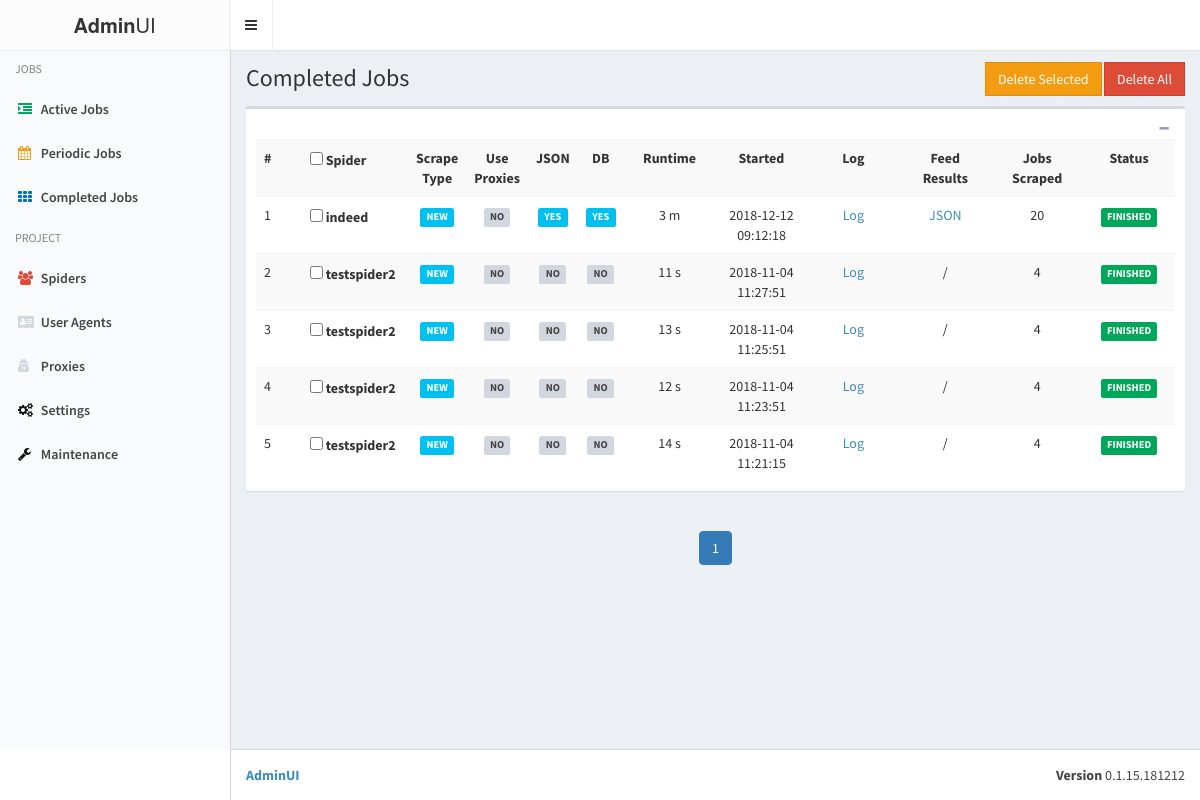
Screenshot of /jobs/completed with the database file from the repository.
### application/webui/models.py (models this page shows)
class BaseTable(Base):
    __abstract__ = True
    id = Column(Integer, primary_key=True)

class Jobs(BaseTable):
    __tablename__ = "jobs"
    task_id = Column(String(100))
    spider_name = Column(String(100), nullable=False, index=True)
    spider_status = Column(INTEGER, nullable=False, default=SpiderStatus.PENDING)
    scrape_type = Column(INTEGER, nullable=False, default=ScrapeType.ALL)
    use_proxies = Column(INTEGER, nullable=False, default=OK.NO)
    file = Column(INTEGER, nullable=False, default=OK.NO)
    db = Column(INTEGER, nullable=False, default=OK.NO)
    items_scraped = Column(INTEGER, default=0)
    date_started = Column(DateTime)
    date_finished = Column(DateTime)

### application/webui/admin.py (the view)
@app.route("/jobs/completed", defaults={"page": 1})
@app.route("/jobs/completed/<int:page>")
def _jobs_completed(page):
    pagination = db.session.query(Jobs).filter(Jobs.spider_status > 1).order_by(Jobs.id.desc()). \
        paginate(page, settings.key("ipp"))
    return render_template(
        "jobs_completed.html",
        pagination=pagination,
        ipp=settings.key("ipp"),
        now=datetime.now(),
    )

### application/webui/base.py (called while the page is built)
@app.context_processor
def ctx():
    return {
        "title": __title__,
        "version": version,
        "debug": DEBUG,
        "ScrapeType": ScrapeType,
    }

@app.teardown_request
def teardown_request(exception):
    if exception:
        db.session.rollback()
        db.session.remove()
    db.session.remove()

### application/webui/misc.py (called while the page is built)
    def key(self, name: str) -> object:
        if name not in self._data:
            raise KeyError("'{}' key not in {}!".format(name, self.__class__.__name__))
        return self._data[name][0]

### application/webui/templates/jobs_completed.html (shortened to what this page needs)
{% extends "base.html" %}
{% from "macros.html" import flash_messages, render_pagination %}
{% block content_header %}
<h1>Completed Jobs</h1>
<ol style="float: right;
    margin-top: 0;
    margin-bottom: 0;
    font-size: 12px;
    padding: 7px 5px;
    position: absolute;
    top: 15px;
    right: 10px;">
    <button type="button" class="btn btn-warning btn-flat" style="margin-top: -10px;" data-toggle="modal" data-target="#job-run-modal1" id="button-delete-selected">Delete Selected</button>
    <button type="button" class="btn btn-danger btn-flat" style="margin-top: -10px;" data-toggle="modal" data-target="#job-run-modal2" id="button-delete-all">Delete All</button>
</ol>
{% endblock %}
{% block content_body %}
<div class="box">
    <div class="box-header">
        <div class="box-tools pull-right">
            <button type="button" class="btn btn-box-tool" data-widget="collapse"><i class="fa fa-minus"></i>
            </button>
        </div>
    </div>
    <div class="box-body table-responsive">
        <table class="table table-striped">
            <tr>
                <th width="5%">#</th>
                <th><input type="checkbox" name="check-all-disabled" id="check-all-disabled" /> Spider</th>
                <th width="5%" class="text-center">Scrape Type</th>
                <th width="5%" class="text-center">Use Proxies</th>
                <th width="5%" class="text-center">JSON</th>
                <th width="5%" class="text-center">DB</th>
                <th width="10%" class="text-center">Runtime</th>
                <th width="10%" class="text-center">Started</th>
                <th width="10%" class="text-center">Log</th>
                <th width="10%" class="text-center">Feed Results</th>
                <th width="10%" class="text-center">Jobs Scraped</th>
                <th width="10%" class="text-center">Status</th>
            </tr>
            {% for job in pagination.items %}
            <tr>
                <td>{{ (pagination.page - 1) * ipp + loop.index }}</td>
                <td>
                  <input type="checkbox" name="spider-{{ job.id }}" id="spider-{{ job.id }}" class="job-completed" data-id="{{ job.id }}" data-name="{{ job.spider_name }}" />
                  <label for="spider-{{ job.id }}">{{ job.spider_name }}</label>
                </td>
                <td class="text-center">
                    {% if job.scrape_type == 1 %}<span class="label label-info">NEW</span>{% endif %}
                </td>
                <td class="text-center">
                    {% if job.use_proxies == 1 %}
                    <span class="label label-info">YES</span>
                    {% else %}
                    <span class="label label-default">NO</span>
                    {% endif %}
                </td>
                <td class="text-center">
                    {% if job.file == 1 %}
                    <span class="label label-info">YES</span>
                    {% else %}
                    <span class="label label-default">NO</span>
                    {% endif %}
                </td>
                <td class="text-center">
                    {% if job.db == 1 %}
                    <span class="label label-info">YES</span>
                    {% else %}
                    <span class="label label-default">NO</span>
                    {% endif %}
                </td>
                <td class="text-center">{{ time_delta(job.date_finished, job.date_started) }}</td>
                <td class="text-center">{{ str_date(job.date_started) }}</td>
                <td class="text-center">
                    <a href="/jobs/{{ job.id }}/log" target="_blank">Log</a>
                </td>
                <td class="text-center">
                    {% if job.file == 1 %}
                    <a href="/spiders/{{ job.id }}/feed" target="_blank">JSON</a>
                    {% else %}
                    /
                    {% endif %}
                </td>
                <td class="text-center">
                    {{ job.items_scraped }}
                </td>
                <td class="text-center">
                    {% if job.spider_status == 2 %}<span class="label label-success">FINISHED</span>{% endif %}
                </td>
            </tr>
            {% endfor %}
        </table>
        </div>
        </div>
        {{ render_pagination(pagination, "_jobs_completed") }}
    </div>
</div>
{% endblock %}

### application/webui/templates/base.html (shortened to what this page needs)
<!DOCTYPE html>
<html>
<head>
    <link rel="stylesheet" href="/static/css/bootstrap.min.css">
    <link rel="stylesheet" href="/static/css/font-awesome.min.css">
    <link rel="stylesheet" href="/static/css/ionicons.min.css">
    <link rel="stylesheet" href="/static/css/AdminLTE.min.css">
    <link rel="stylesheet" href="/static/css/skins/skin-black-light.min.css">
    <link rel="stylesheet" href="/static/css/app.css">
    <link rel="stylesheet" href="/static/css/jquery-ui.min.css">
</head>
<body class="hold-transition skin-black-light sidebar-mini">
<div class="wrapper">
    <header class="main-header">
        <a href="/" class="logo">
            <span class="logo-lg"><b>Admin</b>UI</span>
        </a>
        <nav class="navbar navbar-static-top">
            <ul class="nav navbar-nav nav-xs">
                <li style="width: 50px;float: left;">
                    <a href="#" class="sidebar-toggle" data-toggle="offcanvas" role="button">
                    </a>
                </li>
            </ul>
        </nav>
    </header>
    <aside class="main-sidebar">
        <section class="sidebar">
            <ul class="sidebar-menu">
                <li class="header">JOBS</li>
                <li>
                    <a href="/jobs/active">
                        <i class="fa fa-indent text-green"></i>
                        <span>Active Jobs</span>
                    </a>
                </li>
                <li><a href="/jobs/periodic"><i class="fa fa-calendar text-yellow"></i>
                    <span>Periodic Jobs</span></a></li>
                <li>
                    <a href="/jobs/completed">
                        <i class="fa fa-th text-blue"></i>
                        <span>Completed Jobs</span>
                    </a>
                </li>
                <li class="header">PROJECT</li>
                <li><a href="/project/spiders"><i class="fa fa-users text-red"></i> <span>Spiders</span></a></li>
                <li><a href="/project/user-agents"><i class="fa fa-vcard text-gray"></i> <span>User Agents</span></a></li>
                <li><a href="/project/proxies"><i class="fa fa-user-secret text-gray"></i> <span>Proxies</span></a></li>
                <li><a href="/project/settings"><i class="fa fa-cogs text-black"></i> <span>Settings</span></a></li>
                <li><a href="/project/maintenance"><i class="fa fa-wrench text-black"></i> <span>Maintenance</span></a></li>
            </ul>
        </section>
    </aside>
    <div class="content-wrapper">
        <section class="content-header">
            {% block content_header %}{% endblock %}
        </section>
        <section class="content">
            {% block content_body %}{% endblock %}
    <footer class="main-footer">
        <div class="pull-right hidden-xs">
            <b>Version</b> {{ version }}
        </div>
        <strong><a href="/index">AdminUI</a></strong>
    </footer>
</body>
</html>

### application/webui/templates/macros.html (shortened to what this page needs)
{% macro render_pagination(pagination, endpoint) %}
<div class="text-center" style="clear: both;">
    <nav>
        <ul class="pagination">
        {%- for page in pagination.iter_pages() %}
            {% if page %}
            {% if page != pagination.page %}
            <li><a href="{{ url_for(endpoint, page=page) }}">{{ page }}</a></li>
            {% else %}
            <li class="active"><span>{{ page }}</span></li>
            {% endif %}
            {% else %}
            <li class="disabled"><span>...</span></li>
            {% endif %}
        {%- endfor %}
        </ul>
    </nav>
</div>
{% endmacro %}

### rows the page displays
Jobs: page "1", spider_name "indeed", scrape_type "NEW", use_proxies "NO", file "YES", db "YES", date_finished+date_started "3 m", date_started "2018-12-12 09:12:18", items_scraped "20", spider_status "FINISHED"
Jobs: (pagination.page-1)*ipp+loop.index "2", spider_name "testspider2", scrape_type "NEW", use_proxies "NO", file "NO", db "NO", date_finished+date_started "11 s", date_started "2018-11-04 11:27:51", items_scraped "4", shows "FINISHED"
Jobs: (pagination.page-1)*ipp+loop.index "3", spider_name "testspider2", scrape_type "NEW", use_proxies "NO", file "NO", db "NO", date_finished+date_started "13 s", date_started "2018-11-04 11:25:51", items_scraped "4", spider_status "FINISHED"
Jobs: (pagination.page-1)*ipp+loop.index "4", spider_name "testspider2", scrape_type "NEW", use_proxies "NO", file "NO", db "NO", date_finished+date_started "12 s", date_started "2018-11-04 11:23:51", items_scraped "4", spider_status "FINISHED"
Jobs: page "5", spider_name "testspider2", scrape_type "NEW", use_proxies "NO", file "NO", db "NO", date_finished+date_started "14 s", date_started "2018-11-04 11:21:15", items_scraped "4", spider_status "FINISHED"

### other values shown
{{ page }} "1"
{{ version }} "0.1.15.181212"
